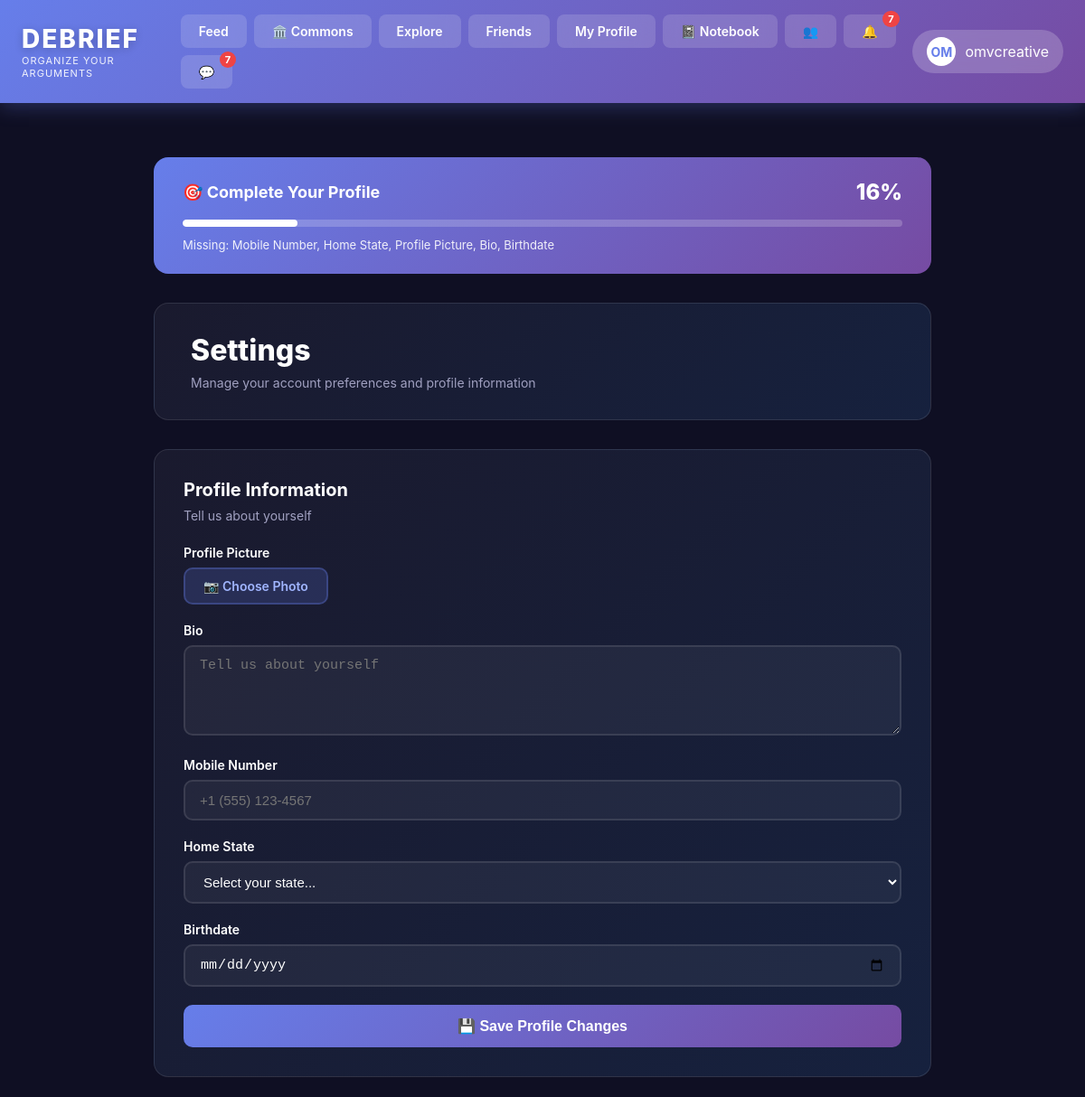
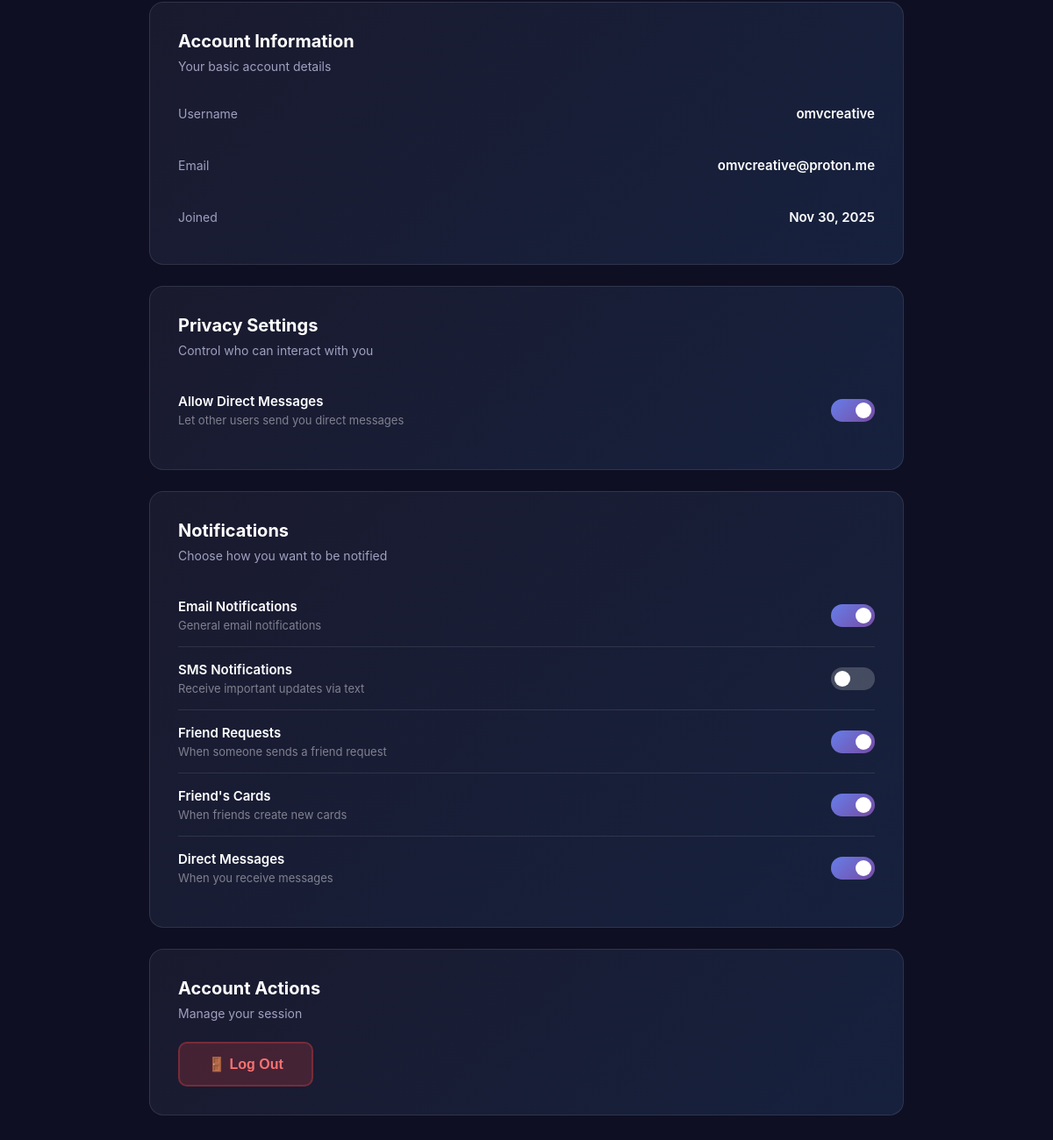
The app's page /settings/ (signed in) with its own data (2 pictures, top to bottom).
### cards/models.py (models this page shows, shortened)
class UserSettings(models.Model):
    user = models.OneToOneField(User, on_delete=models.CASCADE, related_name='settings')
    allow_messages = models.BooleanField(default=True)
    email_notifications = models.BooleanField(default=True)
    email_on_friend_request = models.BooleanField(default=True)
    email_on_friend_card = models.BooleanField(default=True)
    email_on_message = models.BooleanField(default=True)
    sms_notifications = models.BooleanField(default=False)
    mobile_number = models.CharField(max_length=20, blank=True, null=True)
    STATE_CHOICES = [
        ('AL', 'Alabama'), ('AK', 'Alaska'), ('AZ', 'Arizona'), ('AR', 'Arkansas'),
        ('CA', 'California'), ('CO', 'Colorado'), ('CT', 'Connecticut'), ('DE', 'Delaware'),
        ('FL', 'Florida'), ('GA', 'Georgia'), ('HI', 'Hawaii'), ('ID', 'Idaho'),
        ('IL', 'Illinois'), ('IN', 'Indiana'), ('IA', 'Iowa'), ('KS', 'Kansas'),
        ('KY', 'Kentucky'), ('LA', 'Louisiana'), ('ME', 'Maine'), ('MD', 'Maryland'),
        ('MA', 'Massachusetts'), ('MI', 'Michigan'), ('MN', 'Minnesota'), ('MS', 'Mississippi'),
        ('MO', 'Missouri'), ('MT', 'Montana'), ('NE', 'Nebraska'), ('NV', 'Nevada'),
        ('NH', 'New Hampshire'), ('NJ', 'New Jersey'), ('NM', 'New Mexico'), ('NY', 'New York'),
        ('NC', 'North Carolina'), ('ND', 'North Dakota'), ('OH', 'Ohio'), ('OK', 'Oklahoma'),
        ('OR', 'Oregon'), ('PA', 'Pennsylvania'), ('RI', 'Rhode Island'), ('SC', 'South Carolina'),
        ('SD', 'South Dakota'), ('TN', 'Tennessee'), ('TX', 'Texas'), ('UT', 'Utah'),
        ('VT', 'Vermont'), ('VA', 'Virginia'), ('WA', 'Washington'), ('WV', 'West Virginia'),
        ('WI', 'Wisconsin'), ('WY', 'Wyoming'), ('DC', 'District of Columbia'),
    ]
    home_state = models.CharField(max_length=2, blank=True, null=True, choices=STATE_CHOICES)
    profile_picture = models.ImageField(upload_to='profile_pics/', blank=True, null=True)
    bio = models.TextField(max_length=500, blank=True, null=True)
    birthdate = models.DateField(blank=True, null=True)
    def profile_completion_percentage(self):
        fields = [
            self.user.email,
            self.mobile_number,
            self.home_state,
            self.profile_picture,
            self.bio,
            self.birthdate,
        ]
        completed = sum(1 for field in fields if field)
        return int((completed / len(fields)) * 100)
    def incomplete_fields(self):
        incomplete = []
        if not self.user.email:
            incomplete.append('Email')
        if not self.mobile_number:
            incomplete.append('Mobile Number')
        if not self.home_state:
            incomplete.append('Home State')
        if not self.profile_picture:
            incomplete.append('Profile Picture')
        if not self.bio:
            incomplete.append('Bio')
        if not self.birthdate:
            incomplete.append('Birthdate')
        return incomplete

### cards/views.py (the view, shortened to what this page needs)
# urls.py: path('settings/', views.user_settings, name='user_settings'),
@login_required
def user_settings(request):
    user_settings_obj, created = UserSettings.objects.get_or_create(user=request.user)
    state_choices = [
        ('AL', 'Alabama'), ('AK', 'Alaska'), ('AZ', 'Arizona'), ('AR', 'Arkansas'),
        ('CA', 'California'), ('CO', 'Colorado'), ('CT', 'Connecticut'), ('DE', 'Delaware'),
        ('FL', 'Florida'), ('GA', 'Georgia'), ('HI', 'Hawaii'), ('ID', 'Idaho'),
        ('IL', 'Illinois'), ('IN', 'Indiana'), ('IA', 'Iowa'), ('KS', 'Kansas'),
        ('KY', 'Kentucky'), ('LA', 'Louisiana'), ('ME', 'Maine'), ('MD', 'Maryland'),
        ('MA', 'Massachusetts'), ('MI', 'Michigan'), ('MN', 'Minnesota'), ('MS', 'Mississippi'),
        ('MO', 'Missouri'), ('MT', 'Montana'), ('NE', 'Nebraska'), ('NV', 'Nevada'),
        ('NH', 'New Hampshire'), ('NJ', 'New Jersey'), ('NM', 'New Mexico'), ('NY', 'New York'),
        ('NC', 'North Carolina'), ('ND', 'North Dakota'), ('OH', 'Ohio'), ('OK', 'Oklahoma'),
        ('OR', 'Oregon'), ('PA', 'Pennsylvania'), ('RI', 'Rhode Island'), ('SC', 'South Carolina'),
        ('SD', 'South Dakota'), ('TN', 'Tennessee'), ('TX', 'Texas'), ('UT', 'Utah'),
        ('VT', 'Vermont'), ('VA', 'Virginia'), ('WA', 'Washington'), ('WV', 'West Virginia'),
        ('WI', 'Wisconsin'), ('WY', 'Wyoming'), ('DC', 'District of Columbia'),
    ]
    context = {
        'user_settings': user_settings_obj,
        'state_choices': state_choices,
    }
    return render(request, 'cards/settings.html', context)

### cards/templates/cards/settings.html (shortened to what this page needs)
{% extends 'cards/base.html' %}
{% block content %}
<div class="settings-container">
    {% if user_settings.profile_completion_percentage < 100 %}
    <div class="completion-banner">
        <div class="completion-header">
            <div class="completion-title">🎯 Complete Your Profile</div>
            <div class="completion-percentage">{{ user_settings.profile_completion_percentage }}%</div>
        </div>
        <div class="progress-bar">
            <div class="progress-fill" style="width: {{ user_settings.profile_completion_percentage }}%"></div>
        </div>
        <div class="incomplete-fields">
            Missing: {{ user_settings.incomplete_fields|join:", " }}
        </div>
    </div>
    {% endif %}
    <div class="settings-header">
        <h1 class="settings-title">Settings</h1>
        <p class="settings-subtitle">Manage your account preferences and profile information</p>
    </div>
    <div class="settings-section">
        <h2 class="section-title">Profile Information</h2>
        <p class="section-description">Tell us about yourself</p>
        <form method="POST" enctype="multipart/form-data" id="profileForm">
            <div class="form-group">
                <label class="form-label">Profile Picture</label>
                <div class="file-input-wrapper">
                    <label class="file-input-btn">
                        📷 Choose Photo
                    </label>
                </div>
            </div>
            <div class="form-group">
                <label class="form-label">Bio</label>
                <textarea name="bio" class="form-textarea" placeholder="Tell us about yourself">{% if user_settings.bio %}{{ user_settings.bio }}{% endif %}</textarea>
            </div>
            <div class="form-group">
                <label class="form-label">Mobile Number</label>
                <input type="tel" name="mobile_number" class="form-input" placeholder="+1 (555) 123-4567" value="{% if user_settings.mobile_number %}{{ user_settings.mobile_number }}{% endif %}">
            </div>
            <div class="form-group">
                <label class="form-label">Home State</label>
                <select name="home_state" class="form-select">
                    <option value="">Select your state...</option>
                </select>
            </div>
            <div class="form-group">
                <label class="form-label">Birthdate</label>
                <input type="date" name="birthdate" class="form-input" value="{% if user_settings.birthdate %}{{ user_settings.birthdate|date:'Y-m-d' }}{% endif %}">
            </div>
            <button type="submit" class="btn btn-primary">💾 Save Profile Changes</button>
        </form>
    </div>
    <div class="settings-section">
        <h2 class="section-title">Account Information</h2>
        <p class="section-description">Your basic account details</p>
        <div class="account-info">
            <div class="info-row">
                <span class="info-label">Username</span>
                <span class="info-value">{{ user.username }}</span>
            </div>
            <div class="info-row">
                <span class="info-label">Email</span>
                <span class="info-value">{{ user.email }}</span>
            </div>
            <div class="info-row">
                <span class="info-label">Joined</span>
                <span class="info-value">{{ user.date_joined|date:"M d, Y" }}</span>
            </div>
        </div>
    </div>
    <div class="settings-section">
        <h2 class="section-title">Privacy Settings</h2>
        <p class="section-description">Control who can interact with you</p>
        <div class="setting-item">
            <div class="setting-info">
                <div class="setting-label">Allow Direct Messages</div>
                <div class="setting-help">Let other users send you direct messages</div>
            </div>
            <label class="toggle-switch">
                <span class="toggle-slider"></span>
            </label>
        </div>
    </div>
    <div class="settings-section">
        <h2 class="section-title">Notifications</h2>
        <p class="section-description">Choose how you want to be notified</p>
        <div class="setting-item">
            <div class="setting-info">
                <div class="setting-label">Email Notifications</div>
                <div class="setting-help">General email notifications</div>
            </div>
            <label class="toggle-switch">
                <span class="toggle-slider"></span>
            </label>
        </div>
        <div class="setting-item">
            <div class="setting-info">
                <div class="setting-label">SMS Notifications</div>
                <div class="setting-help">Receive important updates via text</div>
            </div>
            <label class="toggle-switch">
                <span class="toggle-slider"></span>
            </label>
        </div>
        <div class="setting-item">
            <div class="setting-info">
                <div class="setting-label">Friend Requests</div>
                <div class="setting-help">When someone sends a friend request</div>
            </div>
            <label class="toggle-switch">
                <span class="toggle-slider"></span>
            </label>
        </div>
        <div class="setting-item">
            <div class="setting-info">
                <div class="setting-label">Friend's Cards</div>
                <div class="setting-help">When friends create new cards</div>
            </div>
            <label class="toggle-switch">
                <span class="toggle-slider"></span>
            </label>
        </div>
        <div class="setting-item">
            <div class="setting-info">
                <div class="setting-label">Direct Messages</div>
                <div class="setting-help">When you receive messages</div>
            </div>
            <label class="toggle-switch">
                <span class="toggle-slider"></span>
            </label>
        </div>
    </div>
    <div class="settings-section">
        <h2 class="section-title">Account Actions</h2>
        <p class="section-description">Manage your session</p>
        <form method="POST" action="{% url 'account_logout' %}">
            <button type="submit" class="btn btn-danger">🚪 Log Out</button>
        </form>
    </div>
</div>
{% endblock %}

### cards/templates/cards/base.html (shortened to what this page needs)
<!DOCTYPE html>
<html lang="en">
<head>
</head>
<body>
    <nav class="navbar">
        <div class="logo-container">
            <div>
                <a href="/" class="logo">DEBRIEF</a>
                <div class="logo-tagline">Organize Your Arguments</div>
            </div>
        </div>
        <div class="nav-tabs">
            <a href="/" class="nav-tab {% block nav_feed %}{% endblock %}">Feed</a>
            <a href="{% url 'commons' %}" class="nav-tab">🏛️ Commons</a>
            <a href="{% url 'explore' %}" class="nav-tab {% block nav_explore %}{% endblock %}">Explore</a>
            {% if user.is_authenticated %}
            <a href="{% url 'friends_feed' %}" class="nav-tab {% block nav_friends %}{% endblock %}">Friends</a>
            <a href="{% url 'user_dashboard' %}" class="nav-tab {% block nav_dashboard %}{% endblock %}">My Profile</a>
            <a href="{% url 'notebook' %}" class="nav-tab">📓 Notebook</a>
            <a href="{% url 'friend_requests' %}" class="nav-tab" style="position: relative;">
                👥
            </a>
            <a href="{% url 'notifications' %}" class="nav-tab {% block nav_notifications %}{% endblock %}" style="position: relative;">
                🔔
                <span class="notification-badge" id="notificationBadge">0</span>
            </a>
            <a href="{% url 'conversations_list' %}" class="nav-tab {% block nav_messages %}{% endblock %}" style="position: relative;">
                💬
                <span class="notification-badge" id="messageBadge">0</span>
            </a>
            {% endif %}
        </div>
        {% if user.is_authenticated %}
        <div class="user-badge">
            <div class="user-avatar">{{ user.username|slice:":2"|upper }}</div>
            <span>{{ user.username }}</span>
        </div>
        {% else %}
        <div style="display: flex; gap: 8px;">
            <a href="{% url 'account_login' %}" class="nav-tab">Login</a>
            <a href="{% url 'account_signup' %}" class="nav-tab">Sign Up</a>
        </div>
        {% endif %}
    </nav>
    {% block content %}{% endblock %}
</body>
</html>

### records on screen
UserSettings: profile_completion_percentage "16", incomplete_fields "Mobile Number, Home State, Profile Picture, Bio, Birthdate"

### other values on screen
{{ user.username|slice:":2"|upper }} "OM"
{{ user.username }} "omvcreative"
{{ user.email }} "omvcreative@proton.me"
{{ user.date_joined|date:"M d, Y" }} "Nov 30, 2025"
